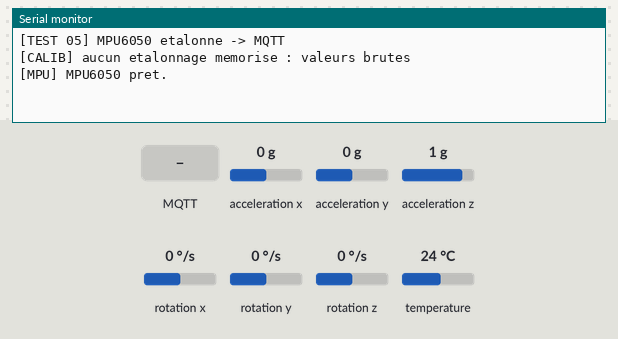
This sketch was run on a simulated ESP32. Shown: the last lines printed to the serial monitor. The inputs (shaded band) are chosen by the test bench; at power-on: acceleration x 0 g, acceleration y 0 g, acceleration z 1 g, rotation x 0 °/s, rotation y 0 °/s, rotation z 0 °/s, temperature 24 °C. WiFi joins after 1.5 s; servers stay silent unless stated; EEPROM starts erased; no MQTT or app messages arrive unless stated; not simulated (calls return 0 or success): secrets.h; names the files do not define were given values by the test bench: MQTT_PORT = 1883.

Above: at 1.7 s.
1.8 s: MQTT message "1" arrives on the first subscribed topic
At 4.9 s:
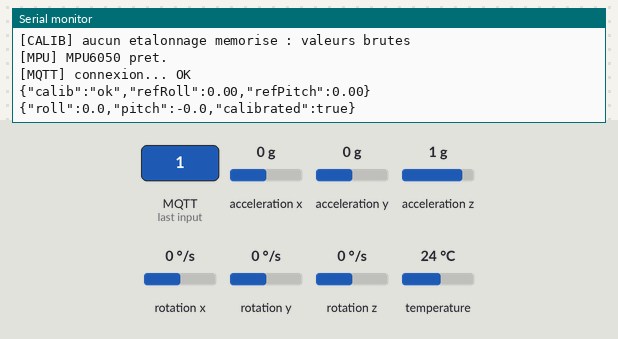
5.7 s: acceleration x set to -1.4 g
At 7.0 s:
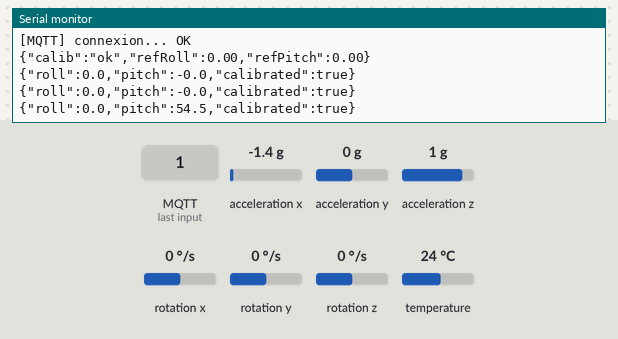
7.2 s: acceleration y set to -1.4 g
At 8.1 s:
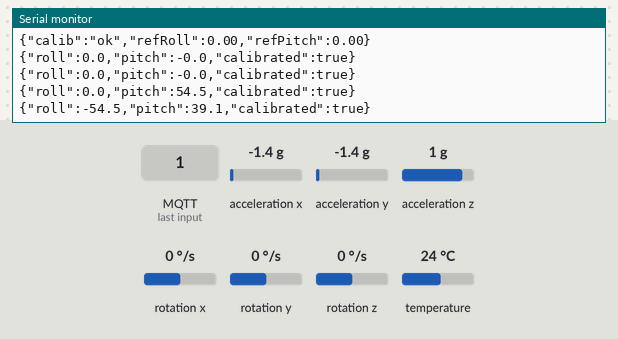
8.7 s: acceleration z set to -1.4 g
At 10.0 s:
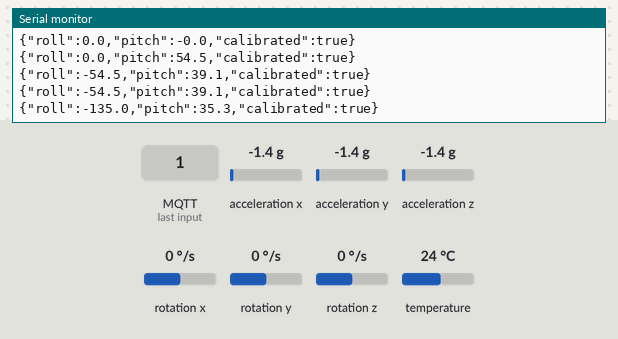
10.2 s: MQTT message "0" arrives on the first subscribed topic
11.7 s: acceleration x set to -0.8 g
At 13.2 s:
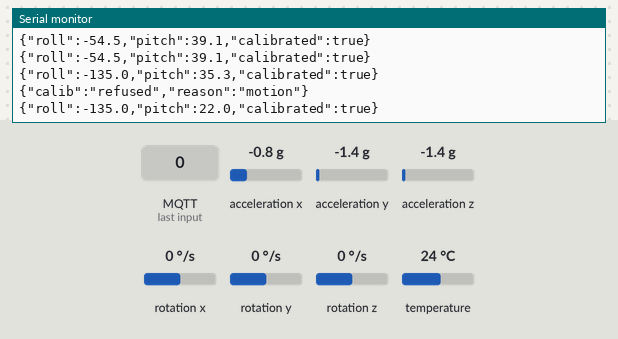
Timing chart, 0 to 14.7 s (numbered marks = the images above; inputs shaded):
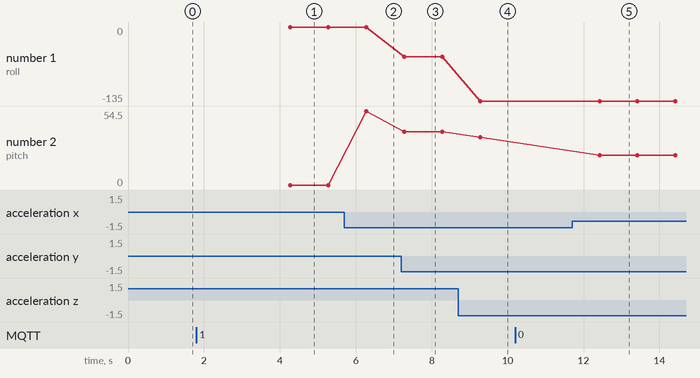

Measured:
- after the input at 1.8 s, the serial monitor: prints a new line after 2.5 s (image 1)
- after the input at 5.7 s, the serial monitor: prints a new line after 0.58 s (image 2)
- after the input at 7.2 s, the serial monitor: prints a new line after 0.08 s (image 3)
- after the input at 8.7 s, the serial monitor: prints a new line after 0.58 s (image 4)
- after the input at 11.7 s, the serial monitor: prints a new line after 0.72 s (image 5)
- plotted number 1: 0 → -54.5 after the input at 7.2 s, -54.5 → -135 after the input at 8.7 s
- plotted number 2: 0 → 54.5 after the input at 5.7 s, 54.5 → 39.1 after the input at 7.2 s, 39.1 → 35.3 after the input at 8.7 s, 35.3 → 22 after the input at 11.7 s

The sketch:

test_05_mpu_calibration.ino
```cpp
// Test 05 : étalonnage du MPU6050, mémorisé dans la mémoire flash de l'ESP32.
//
// Sujets MQTT (racine : rover/rover-01) :
//   cmd/calib  "go" (ou tout texte) -> mesure 2 s, mémorise la position « à plat »
//              "reset"              -> efface l'étalonnage (retour aux valeurs brutes)
//   calib      résultat de la dernière demande (JSON)
//   imu        {"roll":..,"pitch":..,"calibrated":true|false}, une fois par seconde
//              {"imu":"error"} si le capteur ne répond pas (jamais de faux zéros)
//
// Principe : l'angle publié = angle mesuré - angle de référence mémorisé.
// La référence est enregistrée dans la flash (Preferences) : elle survit aux
// redémarrages et aux coupures d'alimentation.
// Règle : l'étalonnage est refusé si le capteur bouge pendant la mesure.
//
// Branchement : MPU6050 SDA -> GPIO 21, SCL -> GPIO 22, VCC -> 3,3 V, GND -> GND.
#include <WiFi.h>
#include <PubSubClient.h>
#include <Preferences.h>
#include <Wire.h>
#include <Adafruit_MPU6050.h>
#include <Adafruit_Sensor.h>
#include "secrets.h"

const int PIN_SDA = 21;
const int PIN_SCL = 22;
const char *TOPIC_IMU = "rover/rover-01/imu";
const char *TOPIC_CALIB = "rover/rover-01/calib";
const char *TOPIC_CMD_CALIB = "rover/rover-01/cmd/calib";
const unsigned long PERIODE_MS = 1000;
const int NB_MESURES = 100;                   // 100 mesures x 20 ms = 2 s
const float TOLERANCE_MOUVEMENT_DEG = 1.5;    // écart max toléré pendant la mesure

WiFiClient reseau;
PubSubClient mqtt(reseau);
Adafruit_MPU6050 mpu;
Preferences memoire;

bool mpuOk = false;
bool etalonne = false;
float refRoulis = 0, refTangage = 0;
bool demandeCalib = false, demandeReset = false;
unsigned long tPublication = 0, tTentativeMqtt = 0;

// Lit l'inclinaison brute en degrés. Renvoie false si la lecture échoue.
bool lireInclinaison(float &roulis, float &tangage) {
  sensors_event_t a, g, t;
  if (!mpuOk || !mpu.getEvent(&a, &g, &t)) return false;
  roulis  = atan2(a.acceleration.y, a.acceleration.z) * 180 / PI;
  tangage = atan2(-a.acceleration.x,
                  sqrt(a.acceleration.y * a.acceleration.y +
                       a.acceleration.z * a.acceleration.z)) * 180 / PI;
  return true;
}

// Ramène un écart d'angle dans l'intervalle -180..180.
float normaliser(float angle) {
  while (angle > 180) angle -= 360;
  while (angle < -180) angle += 360;
  return angle;
}

void surMessage(char *topic, byte *payload, unsigned int longueur) {
  if (strcmp(topic, TOPIC_CMD_CALIB) != 0) return;
  if (longueur == 5 && memcmp(payload, "reset", 5) == 0) demandeReset = true;
  else demandeCalib = true;
}

void publierResultat(const char *texte) {
  Serial.println(texte);
  mqtt.publish(TOPIC_CALIB, texte);
}

void faireReset() {
  memoire.begin("mpu", false);
  memoire.clear();
  memoire.end();
  etalonne = false;
  refRoulis = refTangage = 0;
  publierResultat("{\"calib\":\"reset\"}");
}

void faireEtalonnage() {
  float minR = 999, maxR = -999, minT = 999, maxT = -999, sommeR = 0, sommeT = 0;
  for (int i = 0; i < NB_MESURES; i++) {
    float r, t;
    if (!lireInclinaison(r, t)) {
      publierResultat("{\"calib\":\"refused\",\"reason\":\"imu_error\"}");
      return;
    }
    sommeR += r; sommeT += t;
    if (r < minR) minR = r;
    if (r > maxR) maxR = r;
    if (t < minT) minT = t;
    if (t > maxT) maxT = t;
    delay(20);
  }
  if ((maxR - minR) > TOLERANCE_MOUVEMENT_DEG || (maxT - minT) > TOLERANCE_MOUVEMENT_DEG) {
    publierResultat("{\"calib\":\"refused\",\"reason\":\"motion\"}");
    return;
  }
  refRoulis = sommeR / NB_MESURES;
  refTangage = sommeT / NB_MESURES;
  etalonne = true;
  memoire.begin("mpu", false);
  memoire.putFloat("refR", refRoulis);
  memoire.putFloat("refT", refTangage);
  memoire.end();
  char msg[96];
  snprintf(msg, sizeof(msg), "{\"calib\":\"ok\",\"refRoll\":%.2f,\"refPitch\":%.2f}", refRoulis, refTangage);
  publierResultat(msg);
}

void connecterMqtt() {
  if (WiFi.status() != WL_CONNECTED || mqtt.connected()) return;
  if (tTentativeMqtt != 0 && millis() - tTentativeMqtt < 2000) return;
  tTentativeMqtt = millis();
  Serial.print("[MQTT] connexion... ");
  if (mqtt.connect("rover-01-imu", MQTT_USER, MQTT_PASS)) {
    Serial.println("OK");
    mqtt.subscribe(TOPIC_CMD_CALIB);
  } else {
    Serial.printf("echec, code %d\n", mqtt.state());
  }
}

void publierInclinaison() {
  char message[96];
  float r, t;
  if (lireInclinaison(r, t)) {
    float roulis = normaliser(r - refRoulis);
    float tangage = normaliser(t - refTangage);
    snprintf(message, sizeof(message), "{\"roll\":%.1f,\"pitch\":%.1f,\"calibrated\":%s}",
             roulis, tangage, etalonne ? "true" : "false");
  } else {
    snprintf(message, sizeof(message), "{\"imu\":\"error\"}");
  }
  Serial.println(message);
  mqtt.publish(TOPIC_IMU, message);
}

void setup() {
  Serial.begin(115200);
  delay(500);
  Serial.println("\n[TEST 05] MPU6050 etalonne -> MQTT");

  memoire.begin("mpu", true);                  // lecture seule
  etalonne = memoire.isKey("refR") && memoire.isKey("refT");
  if (etalonne) {
    refRoulis = memoire.getFloat("refR", 0);
    refTangage = memoire.getFloat("refT", 0);
    Serial.printf("[CALIB] reference chargee : roll %.2f, pitch %.2f\n", refRoulis, refTangage);
  } else {
    Serial.println("[CALIB] aucun etalonnage memorise : valeurs brutes");
  }
  memoire.end();

  Wire.begin(PIN_SDA, PIN_SCL);
  mpuOk = mpu.begin();
  if (mpuOk) {
    mpu.setAccelerometerRange(MPU6050_RANGE_2_G);
    Serial.println("[MPU] MPU6050 pret.");
  } else {
    Serial.println("[MPU] MPU6050 introuvable : verifiez SDA, SCL, 3,3 V et GND.");
  }

  WiFi.mode(WIFI_STA);
  WiFi.begin(WIFI_SSID, WIFI_PASSWORD);
  mqtt.setServer(MQTT_HOST, MQTT_PORT);
  mqtt.setCallback(surMessage);
}

void loop() {
  connecterMqtt();
  mqtt.loop();

  // Les demandes sont traitées ici, pas dans la fonction de réception.
  if (demandeReset) { demandeReset = false; faireReset(); }
  if (demandeCalib) { demandeCalib = false; faireEtalonnage(); }

  if (mqtt.connected() && millis() - tPublication >= PERIODE_MS) {
    tPublication = millis();
    publierInclinaison();
  }
}
```
